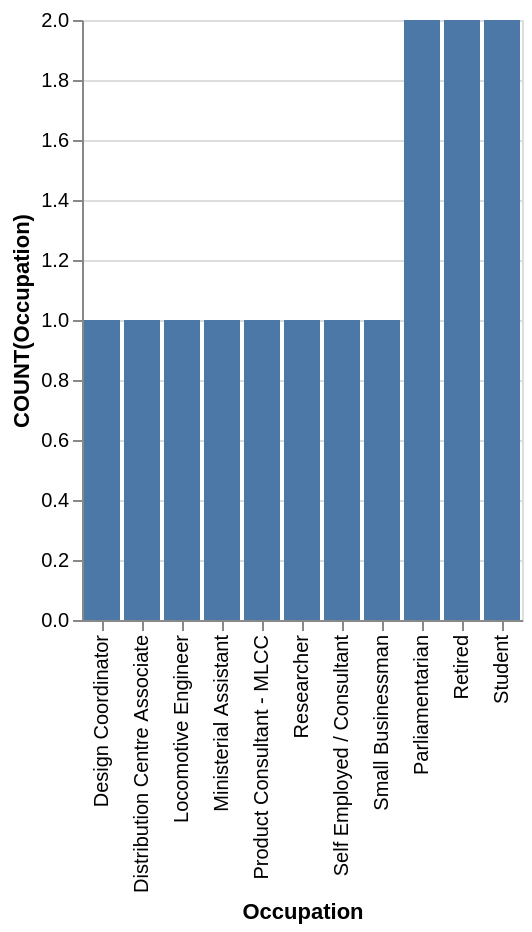

Express this chart as Vega-Lite.
### Vega-Lite specification from a JSON file in a GitHub repository (floating-point values rounded to 4 significant figures)
{"data": {"values": [{"x_data": "Design Coordinator", "y_data": 1}, {"x_data": "Distribution Centre Associate", "y_data": 1}, {"x_data": "Locomotive Engineer", "y_data": 1}, {"x_data": "Ministerial Assistant", "y_data": 1}, {"x_data": "Product Consultant - MLCC", "y_data": 1}, {"x_data": "Researcher", "y_data": 1}, {"x_data": "Self Employed / Consultant", "y_data": 1}, {"x_data": "Small Businessman", "y_data": 1}, {"x_data": "Parliamentarian", "y_data": 2}, {"x_data": "Retired", "y_data": 2}, {"x_data": "Student", "y_data": 2}]}, "mark": "bar", "encoding": {"x": {"field": "x_data", "type": "nominal", "title": "Occupation", "sort": {"op": "sum", "field": "y_data", "order": "ascending"}}, "y": {"field": "y_data", "type": "quantitative", "title": "COUNT(Occupation)"}}}
